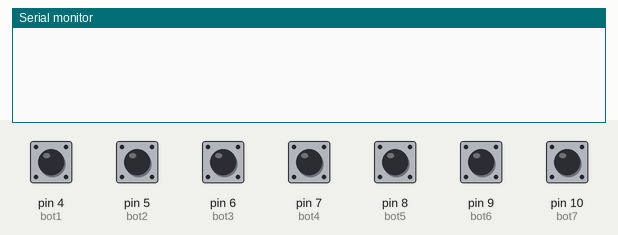
The sketch below on a simulated Arduino Uno, built with avr-gcc and run on an emulated ATmega328P. Shown: the last lines printed to the serial monitor. The inputs (shaded band) are chosen by the test bench; at power-on: pin 4 (bot1), pin 5 (bot2), pin 6 (bot3), pin 7 (bot4), pin 8 (bot5), pin 9 (bot6), pin 10 (bot7) LOW.

Above: at 1.2 s.
1.3 s: pin 4 (bot1) pulled HIGH for 0.15 s
At 1.9 s:
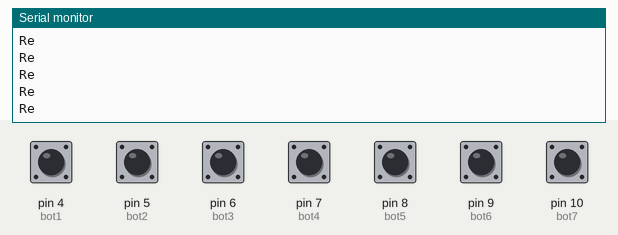
2.9 s: pin 5 (bot2) pulled HIGH for 0.15 s
At 4.2 s:
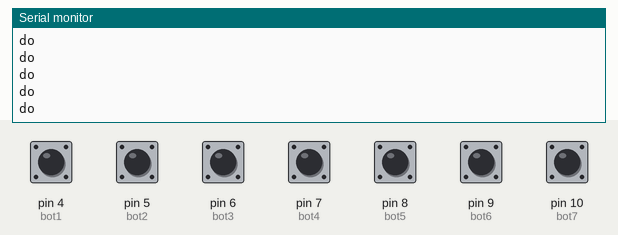
4.5 s: pin 6 (bot3) pulled HIGH for 0.15 s
At 5.4 s:
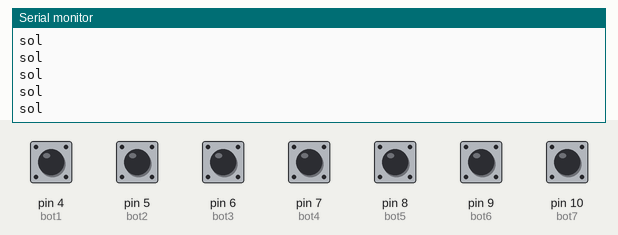
6.1 s: pin 7 (bot4) pulled HIGH for 0.15 s
At 6.9 s:
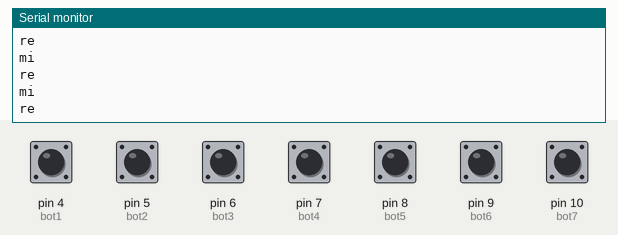
7.7 s: pin 8 (bot5) pulled HIGH for 0.15 s
At 9.0 s:
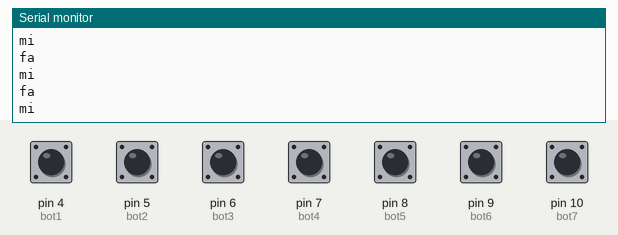
9.3 s: pin 9 (bot6) pulled HIGH for 0.15 s
At 10.4 s:
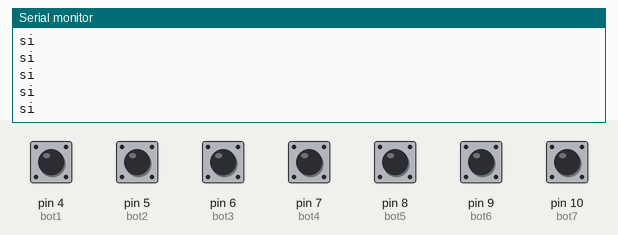

The sketch:

codigo.ino
```cpp
// C++ code
//
  const int bot1 = 4;
const int bot2 = 5;
const int bot3 = 6;
const int bot4 = 7;
const int bot5 = 8;
const int bot6 = 9;
const int bot7 = 10;

void setup()
{
Serial.begin(9600);
  pinMode(4,INPUT);
  pinMode(5,INPUT);
  pinMode(6,INPUT);
  pinMode(7,INPUT);
  pinMode(8,INPUT);
    pinMode(9,INPUT);
  pinMode(10,INPUT);

}

int var;
int var2;
int var3;
int var4;
int var5;
int var6;
int var7;

void loop()
{

var = digitalRead(bot1);
var2 = digitalRead(bot2);
var3 = digitalRead(bot3);
var4 = digitalRead(bot4);
var5 = digitalRead(bot5);
  var6 = digitalRead(bot6);
var7 = digitalRead(bot7);

  if(var){
Serial.println("Re");
  }
  if(var2){
Serial.println("do");
  }
  if(var3){
Serial.println("sol");
  }
  if(var4){
Serial.println("mi");
  }
  if(var5){
Serial.println("fa");
  }
    if(var4){
Serial.println("re");
  }
  if(var5){
Serial.println("mi");
  }
    if(var6){
Serial.println("si");
  }
  if(var7){
Serial.println("la");
  }
     }
```

Measured:
- after the input at 1.3 s, the serial monitor: prints a new line at once (image 1)
- after the input at 2.9 s, the serial monitor: prints a new line at once (image 2)
- after the input at 4.5 s, the serial monitor: prints a new line at once (image 3)
- after the input at 6.1 s, the serial monitor: prints a new line at once (image 4)
- after the input at 7.7 s, the serial monitor: prints a new line at once (image 5)
- after the input at 9.3 s, the serial monitor: prints a new line at once (image 6)
